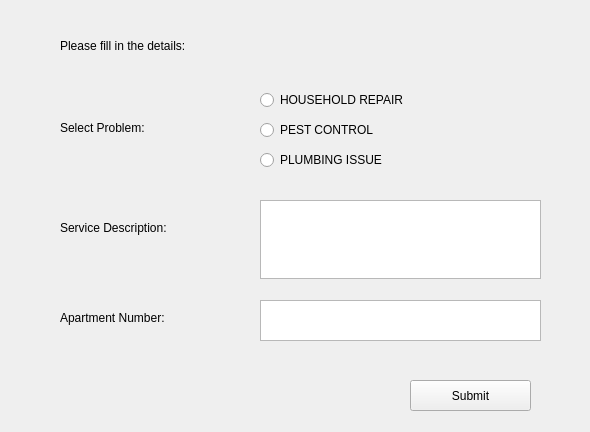
<?xml version="1.0" encoding="UTF-8"?>
<ui version="4.0">
 <class>Form</class>
 <widget class="QWidget" name="Form">
  <property name="geometry">
   <rect>
    <x>0</x>
    <y>0</y>
    <width>590</width>
    <height>432</height>
   </rect>
  </property>
  <property name="windowTitle">
   <string>Form</string>
  </property>
  <widget class="QLabel" name="label">
   <property name="geometry">
    <rect>
     <x>60</x>
     <y>30</y>
     <width>191</width>
     <height>31</height>
    </rect>
   </property>
   <property name="text">
    <string>Please fill in the details:</string>
   </property>
  </widget>
  <widget class="QLabel" name="label_2">
   <property name="geometry">
    <rect>
     <x>60</x>
     <y>120</y>
     <width>111</width>
     <height>16</height>
    </rect>
   </property>
   <property name="text">
    <string>Select Problem:</string>
   </property>
  </widget>
  <widget class="QRadioButton" name="householdButton">
   <property name="geometry">
    <rect>
     <x>260</x>
     <y>90</y>
     <width>191</width>
     <height>20</height>
    </rect>
   </property>
   <property name="text">
    <string>HOUSEHOLD REPAIR</string>
   </property>
  </widget>
  <widget class="QRadioButton" name="pestButton">
   <property name="geometry">
    <rect>
     <x>260</x>
     <y>120</y>
     <width>171</width>
     <height>20</height>
    </rect>
   </property>
   <property name="text">
    <string>PEST CONTROL</string>
   </property>
  </widget>
  <widget class="QRadioButton" name="plumbingButton">
   <property name="geometry">
    <rect>
     <x>260</x>
     <y>150</y>
     <width>171</width>
     <height>20</height>
    </rect>
   </property>
   <property name="text">
    <string>PLUMBING ISSUE</string>
   </property>
  </widget>
  <widget class="QLabel" name="label_3">
   <property name="geometry">
    <rect>
     <x>60</x>
     <y>220</y>
     <width>151</width>
     <height>16</height>
    </rect>
   </property>
   <property name="text">
    <string>Service Description:</string>
   </property>
  </widget>
  <widget class="QTextEdit" name="serviceDesc">
   <property name="geometry">
    <rect>
     <x>260</x>
     <y>200</y>
     <width>281</width>
     <height>79</height>
    </rect>
   </property>
  </widget>
  <widget class="QLabel" name="label_4">
   <property name="geometry">
    <rect>
     <x>60</x>
     <y>310</y>
     <width>151</width>
     <height>16</height>
    </rect>
   </property>
   <property name="text">
    <string>Apartment Number:</string>
   </property>
  </widget>
  <widget class="QTextEdit" name="aptNo">
   <property name="geometry">
    <rect>
     <x>260</x>
     <y>300</y>
     <width>281</width>
     <height>41</height>
    </rect>
   </property>
  </widget>
  <widget class="QToolButton" name="submitButton">
   <property name="geometry">
    <rect>
     <x>410</x>
     <y>380</y>
     <width>121</width>
     <height>31</height>
    </rect>
   </property>
   <property name="text">
    <string>Submit</string>
   </property>
  </widget>
 </widget>
 <resources/>
 <connections/>
</ui>
